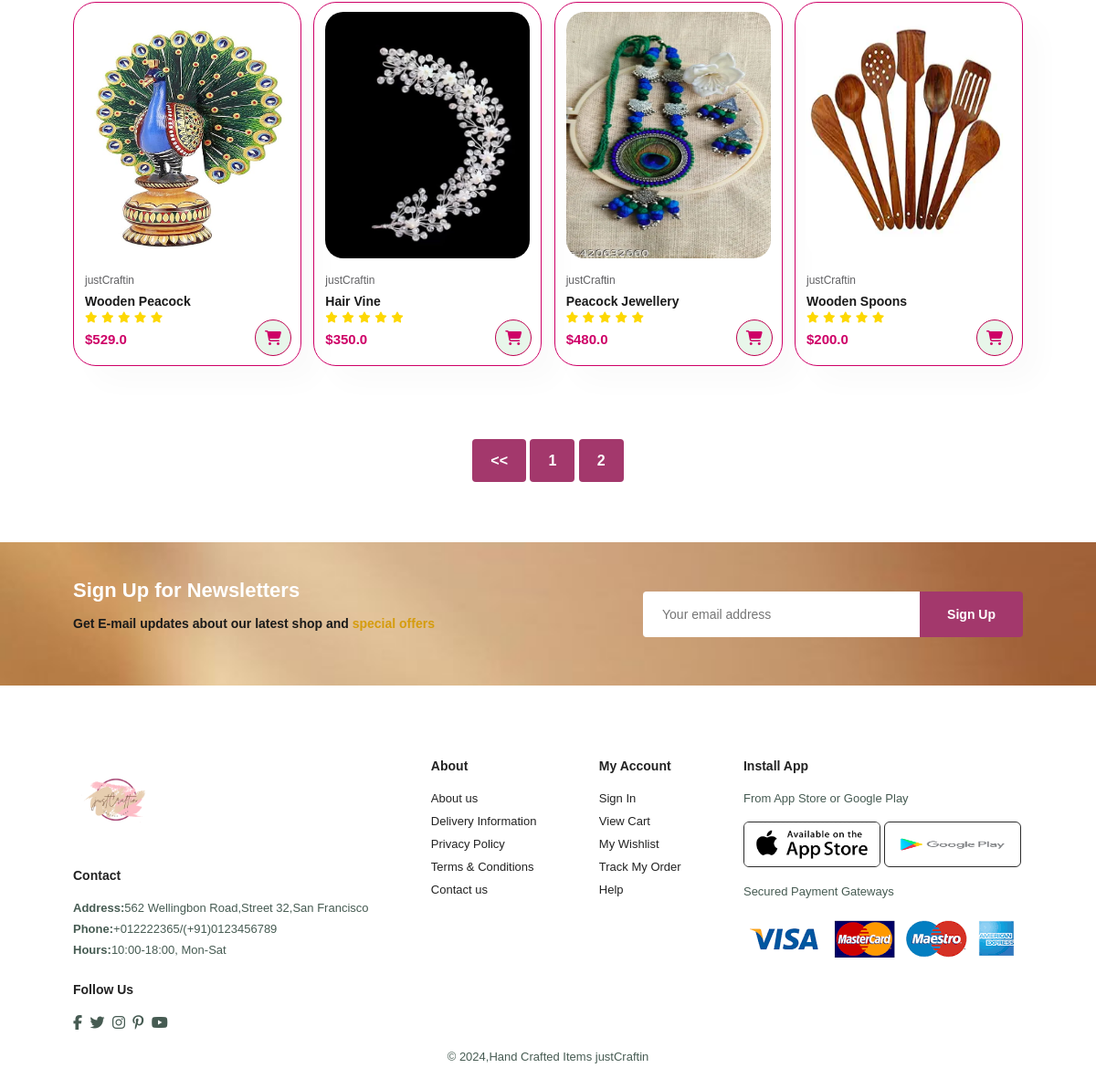
/products_list?page=2 (lower part), run on an earlier commit of the app's database.
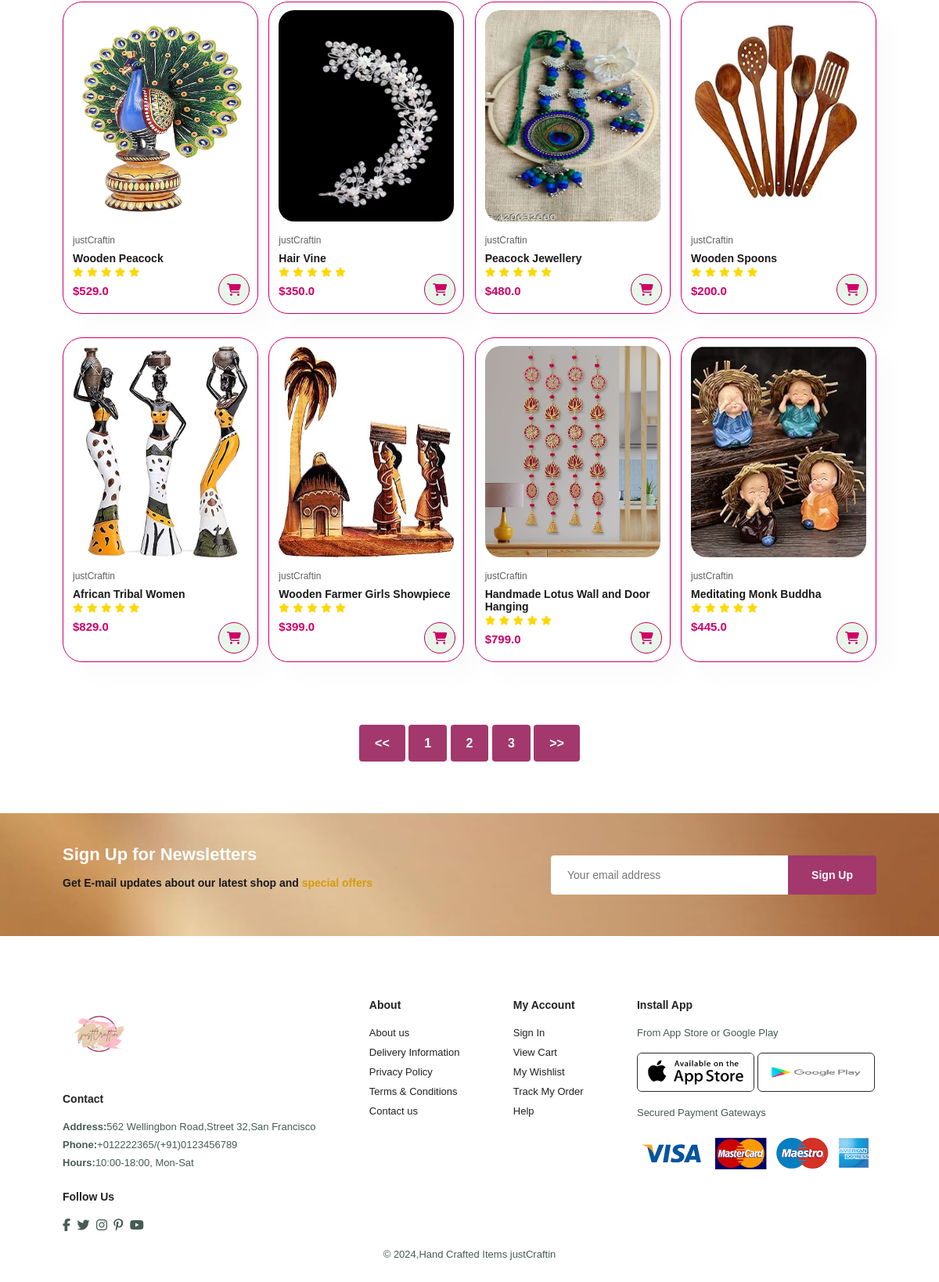
And on a later commit of the database.
### products/models.py (models this page shows, shortened)
class Product(models.Model):
    LIVE=1
    DELETE=0
    DELETE_CHOICES=((LIVE,'live'),(DELETE,'delete'))
    title=models.CharField(max_length=200)
    price=models.FloatField()
    description=models.TextField()
    image=models.ImageField(upload_to='media')
    priority=models.IntegerField(default=0)
    delete_status=models.IntegerField(choices=DELETE_CHOICES,default=LIVE)
    created_at=models.DateTimeField(auto_now_add=True)
    updated_at=models.DateTimeField(auto_now=True)

### products/views.py (the view)
# urls.py: path('products_list',views.products_list,name='products_list'),
def products_list(request):
    page=request.GET.get('page',1)
    product_list=Product.objects.order_by('priority')
    if request.method=='POST':
        search=request.POST.get('searchpro')
        print(search)
        product_list=Product.objects.filter(title__icontains=search)
    product_paginator=Paginator(product_list,8)
    product_list=product_paginator.get_page(page)
    context={'products':product_list}
    return render(request,'products.html',context)

### templates/products.html
{% extends 'blank_layout.html' %}
{% load static %}
{% block content%}
{% include 'product_list.html' %}
{% endblock content %}

### templates/blank_layout.html (shortened to what this page needs)
{% load static %}
<!DOCTYPE html>
<html>
<head>
	<link rel="stylesheet" href="https://cdnjs.cloudflare.com/ajax/libs/font-awesome/6.6.0/css/all.min.css" />
	<link rel="stylesheet" type="text/css" href="{% static 'css/style.css' %}">
	<link rel="stylesheet" href="https://code.jquery.com/ui/1.14.0/themes/base/jquery-ui.css">
</head>
<body>
{% block content%}
{% endblock content %}
<section id="newsletter" class="section-p1 section-m1">
	<div class="newstext">
		<h4>Sign Up for Newsletters</h4>
		<p>Get E-mail updates about our latest shop and <span>special offers</span></p>
	</div>
	<div class="form">
		<input type="text" placeholder="Your email address" name="">
		<button class="normal">Sign Up</button>
	</div>
</section>
<footer id="" class="section-p1">
	<div class="col">
		<img src="{% static 'images/logo2.png' %}" class="logo">
		<h4>Contact</h4>
		<p><strong>Address:</strong>562 Wellingbon Road,Street 32,San Francisco</p>
		<p><strong>Phone:</strong>+012222365/(+91)0123456789</p>
		<p><strong>Hours:</strong>10:00-18:00, Mon-Sat</p>
		<div class="follow">
			<h4>Follow Us</h4>
			<div class="icons">
				<i class="fab fa-facebook-f"></i>
				<i class="fab fa-twitter"></i>
				<i class="fab fa-instagram"></i>
				<i class="fab fa-pinterest-p"></i>
				<i class="fab fa-youtube"></i>
			</div>
		</div>
	</div>
	<div class="col">
		<h4>About</h4>
		<a href="#">About us</a>
		<a href="#">Delivery Information</a>
		<a href="#">Privacy Policy</a>
		<a href="#">Terms & Conditions</a>
		<a href="#">Contact us</a>
	</div>
	<div class="col">
		<h4>My Account</h4>
		<a href="#">Sign In</a>
		<a href="#">View Cart</a>
		<a href="#">My Wishlist</a>
		<a href="#">Track My Order</a>
		<a href="#">Help</a>
	</div>
	<div class="col install">
		<h4>Install App</h4>
		<p>From App Store or Google Play</p>
		<div class="row">
			<img src="{% static 'images/pay/app.png' %}">
			<img src="{% static 'images/pay/play.png' %}">
		</div>
		<p>Secured Payment Gateways</p>
		<img src="{% static 'images/pay/pay.png' %}">
	</div>
	<div class="copyright">
		<p>&copy; 2024,Hand Crafted Items justCraftin</p>
	</div>
</footer>
</body>
</html>

### templates/header.html (shortened to what this page needs)
{% load static %}

### templates/product_list.html (shortened to what this page needs)
{% load static %}
<section id="product1" class="section-p1">
	<div class="pro-container">
		{% if products %}
		{% for product in products %}
		<a class="pro" href="{% url 'product_details' product.id %}">
			<img src="{{ product.image.url }}">
			<div class="description">
				<span>justCraftin</span>
				<h5>{{ product.title }}</h5>
				<div class="star">
					<i class="fas fa-star"></i>
					<i class="fas fa-star"></i>
					<i class="fas fa-star"></i>
					<i class="fas fa-star"></i>
					<i class="fas fa-star"></i>
				</div>
				<h4>${{ product.price }}</h4>
			</div>
			<button class="cart"><i class="fa-solid fa-cart-shopping"></i></button>
		</a>
		{% endfor %}
	{%else%}
	<p>Sorry... No items found!</p>
	{% endif %}
	</div>
</section>
<section id="pagination" class="section-p1">
	{% if products.has_previous %}
	<a href="?page={{ products.previous_page_number }}">&lt;&lt;</a>
	{% endif %}
	{% for i in products.paginator.page_range %}
	<a href="?page={{i}}">{{i}}</a>
	{% endfor %}
	{% if products.has_next %}
	<a href="?page={{ products.next_page_number }}">&gt;&gt;</a>
	{% endif %}
</section>

### static/css/style.css (style rules this page uses)
* { margin: 0; padding: 0; box-sizing: border-box; font-family: 'Spartan',sans-serif; }
h4 { font-size: 20px; color: #222; }
p { font-size: 16px; color: #465b52; margin: 15px 0 20px 0; }
button.normal { font-size: 14px; font-weight: 600; padding: 15px 30px; color: #000; background-color: #fff; border-radius: 4px; cursor: pointer; border: none; outline: none; transition: 0.5s; }
.section-p1 { padding: 40px 80px; }
.section-m1 { margin: 40px 0; }
.logo { height: 90px; width: 90px; }
body { width: 100%; }
#product1 { text-align: center; }
#product1 .pro-container { display: flex; justify-content: space-between; padding-top: 20px; flex-wrap: wrap; }
#product1 .pro { width: 23%; min-width: 250px; padding: 10px 12px; border: 1px solid #ce0067; border-radius: 25px; cursor: pointer; box-shadow: 20px 20px 30px rgba(0, 0, 0, 0.02); margin: 15px 0; display: block; position: relative; text-decoration: none; }
#product1 .pro img { width: 100%; min-height: 224px; height: 270px; border-radius: 20px; }
#product1 .pro .description { text-align: start; padding: 10px 0; }
#product1 .pro .description span { color: #606063; font-size: 12px; }
#product1 .pro .description h5 { padding-top: 7px; color:#1a1a1a; font-size: 14px; }
#product1 .pro .description i { font-size: 12px; color: #fdd803; }
#product1 .pro .description h4 { padding-top: 7px; font-size: 15px; font-weight: 700; color: #ce0067; }
#product1 .pro .cart { width: 40px; height: 40px; line-height: 40px; border-radius: 50px; background-color: #e8f6ea; font-weight: 500; color: #ce0067; border: 1px solid #be0050; position: absolute; bottom: 10px; right: 10px; font-size: 16px; }
#newsletter { display: flex; justify-content: space-between; align-items: center; flex-wrap: wrap; background-image: url('../images/banner/b7.jfif'); background-repeat: no-repeat; background-position: 20% 30%; background-size: cover; }
#newsletter h4 { font-size: 22px; font-weight: 700; color: #fff; }
#newsletter p { font-size: 14px; font-weight: 600; color: #1a1a1a; }
#newsletter p span { color: #d59c0d; }
#newsletter .form { display: flex; width: 40%; }
#newsletter input { height: 3.125rem; padding: 0 1.25rem; font-size: 14px; width: 100%; border: 1px solid transparent; border-radius: 4px 0px 0px 4px; outline: none; }
#newsletter button { background-color: #a3386c; color: #fff; white-space: nowrap; border-top-left-radius: 0; border-bottom-left-radius: 0; }
footer { display: flex; flex-wrap: wrap; justify-content: space-between; }
footer .col { display: flex; flex-direction: column; align-items: flex-start; margin-bottom: 20px; }
footer .logo { margin-bottom: 30px; }
footer h4 { font-size: 14px; padding-bottom: 20px; }
footer p { font-size: 13px; margin: 0 0 8px 0; }
footer a { font-size: 13px; text-decoration: none; color: #222; margin-bottom: 10px; }
footer .follow { margin-top: 20px; }
footer .follow i { color: #465b52; padding-right: 4px; cursor: pointer; }
footer .install .row img { height: 50px; width: 150px; border: 1px solid #2b2b2b; border-radius: 6px; }
footer .install img { margin: 10px 0 15px 0; }
footer .copyright { width: 100%; text-align: center; }
#pagination { text-align: center; }
#pagination a { text-decoration: none; background-color: #a3386c; padding: 15px 20px; border-radius: 4px; color: #fff; font-weight: 600; }

What changed in the data, as far as the page shows it:
added Product: image (picture), title "African Tribal Women", price "829.0"
added Product: image (picture), title "Wooden Farmer Girls Showpiece", price "399.0"
added Product: image (picture), title "Handmade Lotus Wall and Door Hanging", price "799.0"
added Product: image (picture), title "Meditating Monk Buddha", price "445.0"
Also different on the page:
new list line: "3"
